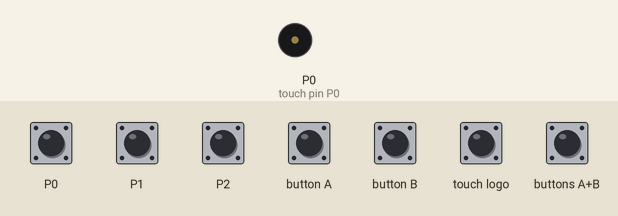
This program was run on a simulated BBC micro:bit (MakeCode). Shown: buzzer (waves = sounding). Inputs (shaded band) come from the test bench.

Above: at 1.2 s.
1.3 s: touch pin P0 pressed for 0.15 s
At 1.8 s:
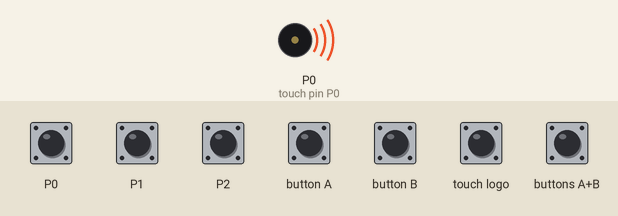
Timing chart, 0 to 4.3 s (numbered marks = the images above; inputs shaded):
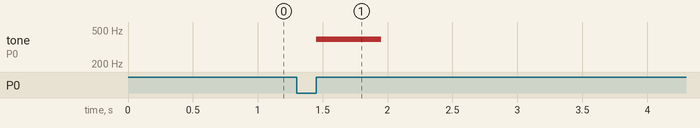

The program:

main.ts
```typescript
input.onPinPressed(TouchPin.P0, function () {
    music.playTone(392, music.beat(BeatFraction.Whole))
})
input.onButtonPressed(Button.A, function () {
    music.playTone(294, music.beat(BeatFraction.Whole))
})
input.onPinPressed(TouchPin.P2, function () {
    music.playTone(494, music.beat(BeatFraction.Whole))
})
input.onButtonPressed(Button.AB, function () {
    music.playTone(349, music.beat(BeatFraction.Whole))
})
input.onButtonPressed(Button.B, function () {
    music.playTone(330, music.beat(BeatFraction.Whole))
})
input.onPinPressed(TouchPin.P1, function () {
    music.playTone(440, music.beat(BeatFraction.Whole))
})
input.onLogoEvent(TouchButtonEvent.Pressed, function () {
    music.playTone(262, music.beat(BeatFraction.Whole))
})
```

test.ts
```typescript
// Tady jsou testy. Při použití tohoto balíčku jako rozšíření nebude zkompilováno.
```

Measured:
- after the input at 1.3 s, tone on P0 (touch pin P0): silent → 392 Hz after 0.15 s, → silent 0.50 s later
